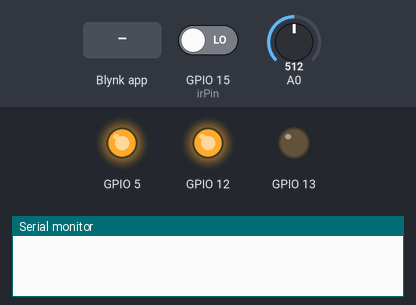
The sketch below on a simulated ESP8266 (NodeMCU). Shown: output pins drawn as LEDs (lit = HIGH), the last lines printed to the serial monitor. Inputs (shaded band) come from the test bench; at power-on: A0 = 512, GPIO 15 (irPin) LOW. WiFi joins after 1.5 s; servers stay silent unless stated; network time is answered at once with the bench clock; the local clock reads 2024-03-15 10:24:30 at power-on unless the sketch sets it.

Above: at 3.0 s.
3.1 s: Blynk app writes 1 to V0
At 4.1 s:
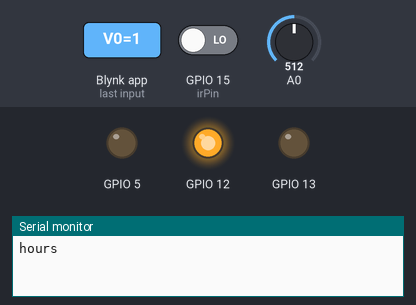
5.3 s: A0 set to 584
7.0 s: A0 set to 615
At 8.5 s:
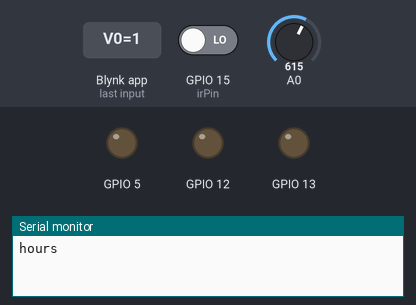
9.3 s: GPIO 15 (irPin) driven HIGH
At 10.2 s:
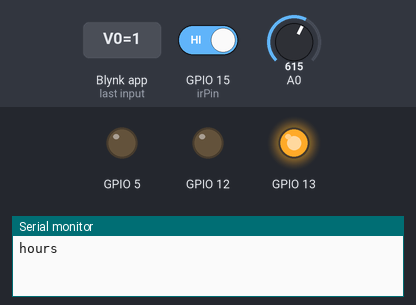
11.3 s: Blynk app writes 200 to V1
At 13.0 s:
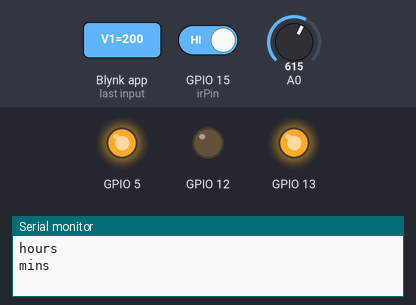
13.3 s: A0 set to 590
At 14.6 s:
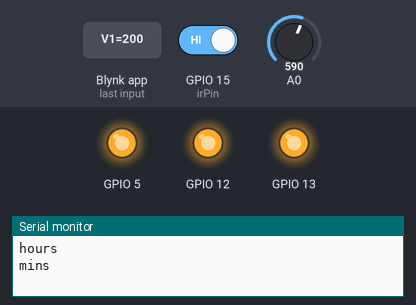
Timing chart, 0 to 16.3 s (numbered marks = the images above; inputs shaded):
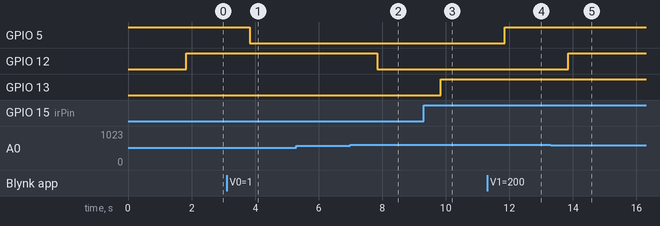

Measured:
- the behaviour switches between 600 and 601 on A0 (found by bisection; images 1 and 2)
- after the input at 3.1 s, GPIO 5: HIGH → LOW after 0.74 s
- after the input at 5.3 s, every drawn part: stays the same
- after the input at 7.0 s, GPIO 12: HIGH → LOW after 0.84 s
- after the input at 9.3 s, GPIO 13: LOW → HIGH after 0.55 s
- after the input at 11.3 s, GPIO 5: LOW → HIGH after 0.55 s
- after the input at 13.3 s, GPIO 12: LOW → HIGH after 0.55 s

The sketch:

time_calc.ino
```cpp
#define BLYNK_PRINT Serial

#include <ESP8266WiFi.h>
#include <BlynkSimpleEsp8266.h>

#include <NTPClient.h>
#include <WiFiUdp.h>

WiFiUDP ntpUDP;

NTPClient timeClient(ntpUDP);

BlynkTimer timer;

char ssid[] = "Vimkam";
char pass[] = "12345678";
#define BLYNK_TEMPLATE_ID "TMPL6uEHZX7p"
#define BLYNK_TEMPLATE_NAME "Samrt Village"
#define BLYNK_AUTH_TOKEN "adHC-P1loApgfc1T5THd7ijgkhNjZn4V"

int h = 18;
int m = 0;
int d_diff;
int m_diff;
int moistValue;
int irValue;
int sense_Pin = 0; // A0 pin
int irPin = 15;    // D8

void setup()
{
  Serial.begin(9600);

  timer.setInterval(1000L, myTimer);

  pinMode(5, OUTPUT);
  pinMode(12, OUTPUT);
  pinMode(13, OUTPUT);

  digitalWrite(5, HIGH);

  Blynk.begin(BLYNK_AUTH_TOKEN, ssid, pass, "blynk.cloud", 80);

  timeClient.begin();
  timeClient.setTimeOffset(19800);
}

void loop()
{
  Blynk.run();
  timeClient.update();
  moistValue = analogRead(sense_Pin);
  irValue = digitalRead(irPin); // read input value

  if (h - timeClient.getHours() <= 0 && m - timeClient.getMinutes() <= 0)
  {
    Blynk.virtualWrite(V2, 1);
    digitalWrite(5, 0);
  }
  else
  {
    Blynk.virtualWrite(V2, 0);
    digitalWrite(5, 1);
  }
  if (moistValue > 600)
  {
    Blynk.virtualWrite(V6, 0);
    digitalWrite(12, 0);
  }
  else
  {
    Blynk.virtualWrite(V6, 1);
    digitalWrite(12, 1);
  }
  if (irValue)
  {
    Blynk.virtualWrite(V7, 0);
    digitalWrite(13, 1);
  }
  else
  {
    Blynk.virtualWrite(V7, 1);
    digitalWrite(13, 0);
  }
  delay(1000);
}

void myTimer()
{
}

BLYNK_WRITE(V0) // Executes when the value of virtual pin 0 changes
{
  h = param.asInt();
  Serial.println("hours");
}
BLYNK_WRITE(V1) // Executes when the value of virtual pin 1 changes
{
  m = param.asInt();
  Serial.println("mins");
}

BLYNK_WRITE(V2)
{ // led on
  int state = param.asInt();
  digitalWrite(5, !state); // D1
  Serial.println("LED");
}
BLYNK_WRITE(V6)
{ // motor on
  int state = param.asInt();
  digitalWrite(12, state); // D6
}
BLYNK_WRITE(V7)
{ // fan on
  int state = param.asInt();
  Serial.println(state);
  digitalWrite(13, state); // D7
}
```
